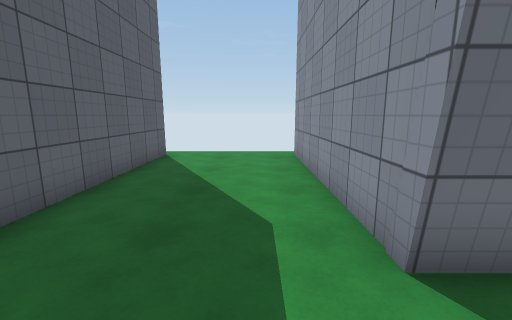
view 1 (above)

22 first-person views from a walk through a Unity game level. The camera is 1.5 m above the floor, tilts 10° down and sees 90° across. The floor is counted in squares, 1 m on a side. Each view is taken from the middle of a square. On the plan, view 1 faces up. The plan holds only what a view shows up to about 13 squares ahead; the rest is blank. The place goes on beyond the plan. The player character is not drawn. Surface patterns are stand-ins for the level's own textures.

view 2
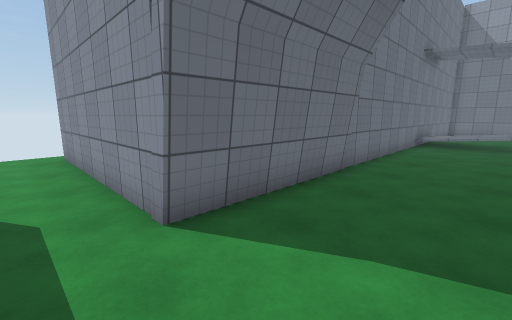

view 3
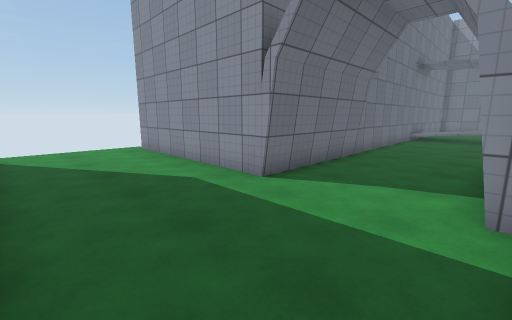

view 4
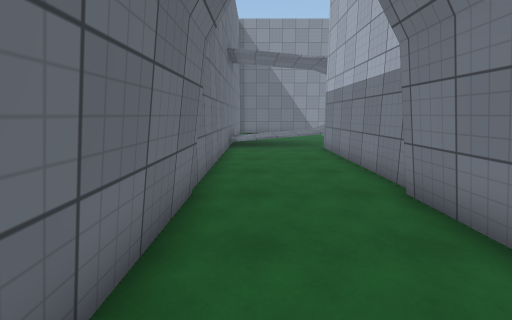

view 5
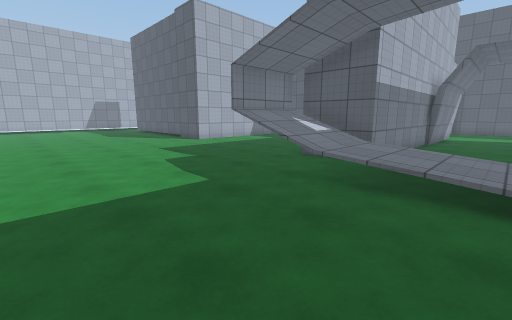

view 6
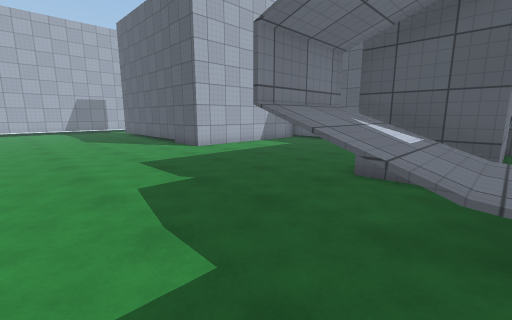

view 7
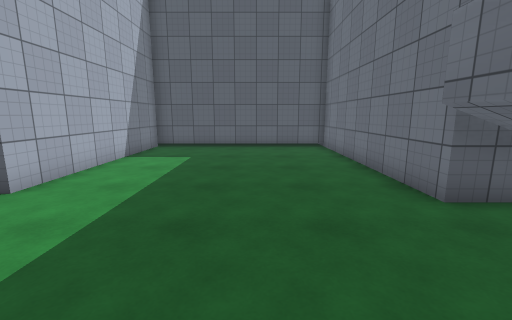

view 8
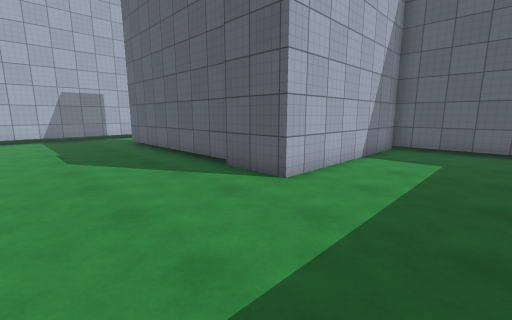

view 9
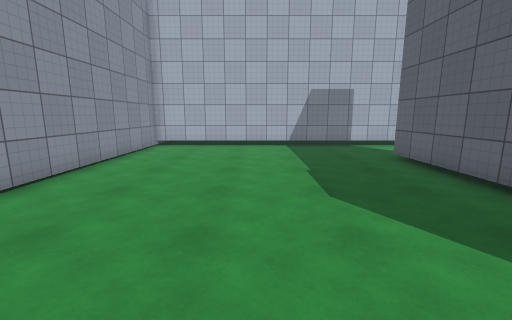

view 10
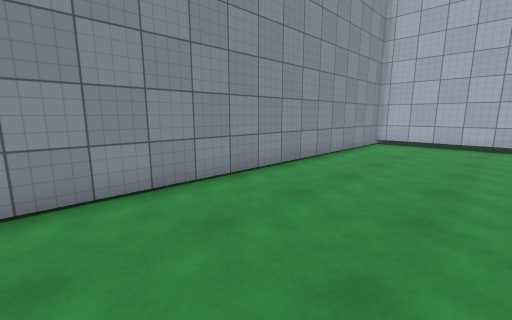

view 11
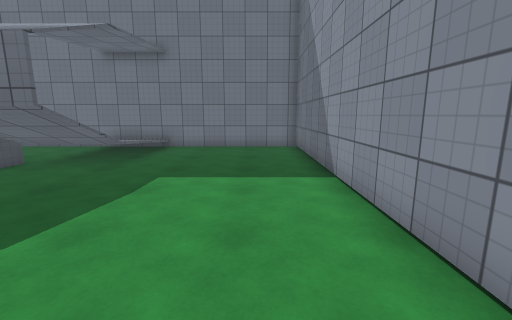

view 12
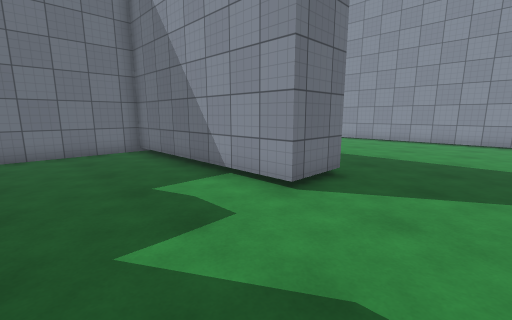

view 13
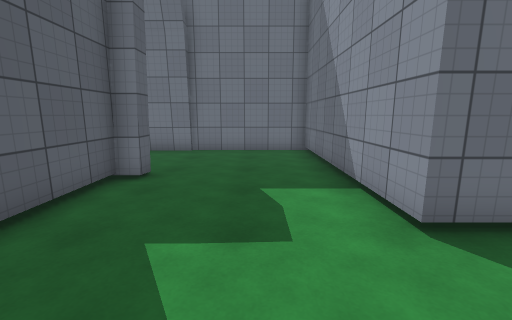

view 14
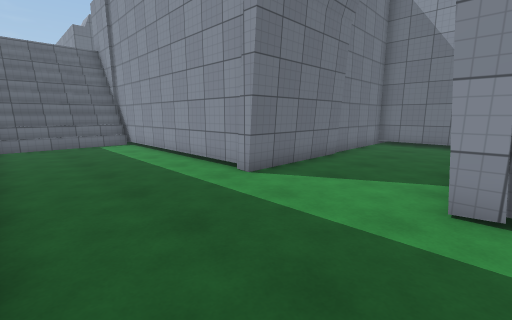

view 15
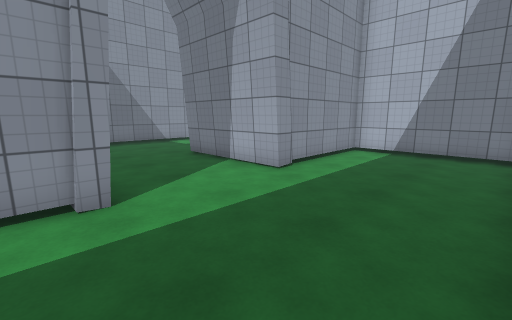

view 16
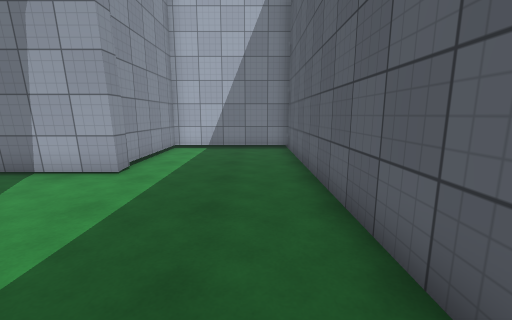

view 17
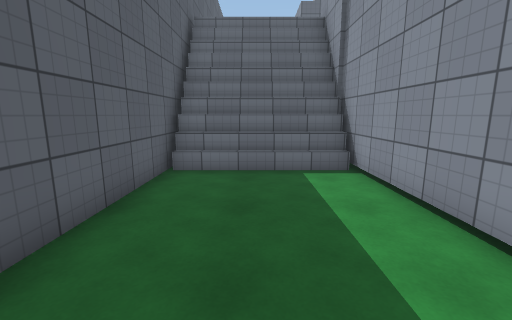

view 18
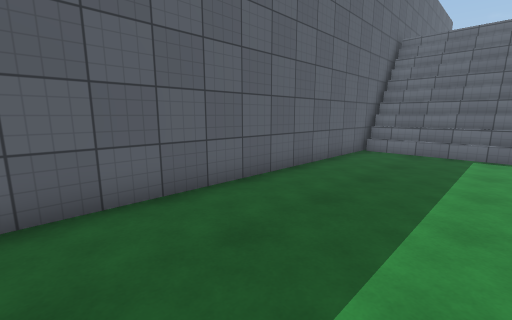

view 19
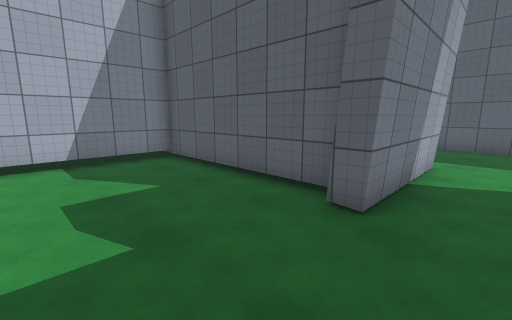

view 20
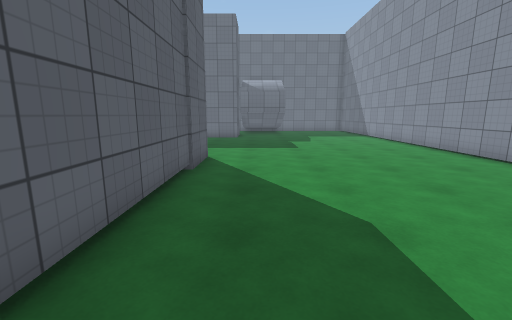

view 21
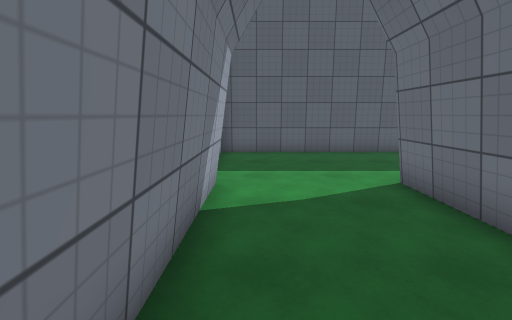

view 22
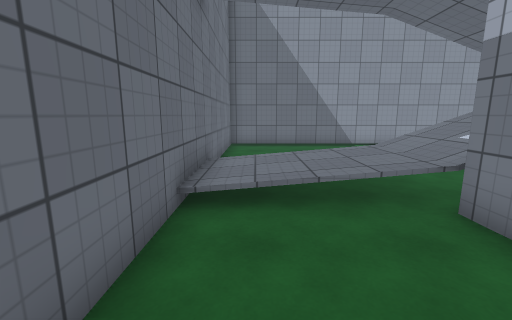

### Floor plan
Key: @ floor where view 1 was taken; # wall or solid block; . main floor; : floor 0.5 m higher than the main floor; + floor 0.75 m higher than the main floor; / step, stairs or slope; = window, fence, low wall or low ledge; v drop or lower ground; T thing the floor can be seen under or through.
Columns run from 4 left of view 1 to 23 right of it. Each row starts with its distance up from view 1.
 10 #.....#
  9 #.....#
  8 #.....#
  7 #.....#
  6 #.....#
  5 #.....#
  4 #.....#
  3 #.....#
  2 #.....######################
  1 #................./::/.....#
  0 #...@............./::/.....#
 -1 #.................=::=.....#
 -2 #.....#############++=.....#
 -3 #/////#           T//v.....#
 -4 #/////#           T//v.....#
 -5 #/////#   #####TTTTTT......#
 -6 #/////#   #................#
 -7 #.....#   #................#
 -8 #.....#   #................#
 -9 #.....#   #................#
-10 #.....#   #................#
-11 #.....#   #................#
-12 #.....#   #................#
-13 #.....#   ########.........#
-14 #.....#   ###### #.........#
-15 #.....############.........#
-16 #..............###.........#
-17 #..............###.........#
-18 #..............###.........#
-19 #.....#####....###.........#
-20 #.....#####....###.........#
-21 #.....#   #....###.........#
-22 #.....#   #....###.........#
-23 #.....#   #....###.........#
-24 #.....#   #................#
-25 #######   #................#
-26           #................#
-27           ##################

Positions as (right, up) in squares from view 1, and headings:
1: (0, 0), facing up
2: (0, -1), facing up-right
3: (-3, -2), facing up-right
4: (2, 1), facing right
5: (22, 1), facing down-left
6: (20, -2), facing down-left
7: (18, -8), facing left
8: (18, -9), facing down-left
9: (18, -14), facing down
10: (18, -13), facing down-right
11: (21, -10), facing up
12: (7, -26), facing up-right
13: (9, -26), facing up
14: (-3, -20), facing up-right
15: (-3, -14), facing down-right
16: (-2, -13), facing down
17: (-1, -13), facing up
18: (1, -17), facing up-left
19: (10, -18), facing down-left
20: (15, -22), facing up
21: (7, -1), facing left
22: (10, 1), facing right
